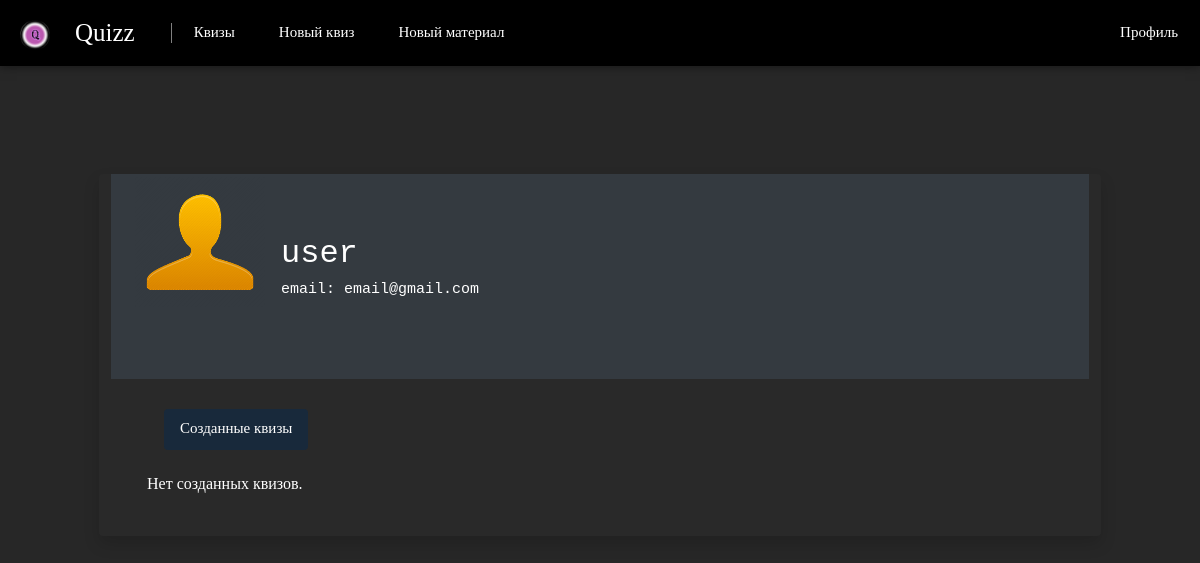
Screenshot of /users/1/ (signed in) with the database file from the repository.
### users/models.py (models this page shows)
class User(AbstractUser):
    photo = models.ImageField(upload_to="users/%Y/%m/%d/", default="users/default.png", blank=True, null=True, verbose_name="Фотография")
    date_birth = models.DateTimeField(blank=True, null=True, verbose_name="Дата рождения")
    completed_quizes = JSONField(null=True, default=[], verbose_name="completed_quizes")
    created_quizes = models.TextField(null=True, default=[], verbose_name="created_quizes")
    email_activated = models.BooleanField(default=False)
    confirm_key = models.TextField(default="")

### users/views.py (the view)
# urls.py: path('<int:user_id>/', views.user_page, name='user'),
def user_page(request, user_id):
    print(user_id)
    user = get_object_or_404(User, id=user_id)
    print(user)
    created_quizes = eval(str(user.created_quizes))
    context = {'user': request.user, "user_page": user, 'created_quizes': created_quizes}
    return render(request, 'users/user.html', context=context)

### users/templates/users/user.html (shortened to what this page needs)
{% extends 'quizzes/base.html' %}
{% block content %}
    {% load static %}
    <div class="container" style="padding: 5%;">
        <div class="row py-5 px-4">
            <div class="shadow rounded overflow-hidden" style="background-color: #292929;">
                <div class="px-4 pt-0 pb-4 bg-dark">
                    <div class="media align-items-end profile-header">
                        <div class="profile mr-3">
                            <div class="profile-container">
                                <div class="profile" id="profile">
                                    {% if user_page.photo %}
                                        <img src="{{ user.photo.url }}" alt="User Photo" style="margin-top: 3%;" width="130" class="profile-img" id="profile-img">
                                    {% else %}
                                        <img src="{% static 'users/default.png' %}" alt="..." width="130" class="rounded mb-2 img-thumbnail">
                                    {% endif %}
                                </div>
                            </div>
                                <br>
                                <br>
                                <br>
                            </div>
                            <div class="media-body mb-5 text-white">
                                <h4 class="text-break fs-2 font-monospace">{{ user_page.username }}</h4>
                                {% if user_page.email %}
                                    <h4 class="text-break font-monospace" style="font-size: 15px;">email:
                                        {{ user_page.email }}</h4>
                                {% else %}
                                    <h4 class="text-break font-monospace" style="font-size: 15px;">email: -</h4>
                                {% endif %}
                            </div>
                        </div>
                    </div>
                    <div class="py-4 px-4">
                        <div class="page-content page-container" id="page-content">
                            <div class="row container d-flex">
                                <div class="col">
                                    <div class="mb-3">
                                        <ul class="nav nav-pills" id="myTab" role="tablist">
                                            <li class="nav-item">
                                                <a class="nav-link active" id="home-tab" data-toggle="tab" href="#created" role="tab" aria-controls="home" aria-selected="true">Созданные квизы</a>
                                            </li>
                                        </ul>
                                    </div>
                                    <div class="tab-content">
                                        <div class="tab-pane fade show active" id="created" role="tabpanel" aria-labelledby="home-tab">
                                            <div class="row">
                                                {% if created_quizes %}
                                                    <div class="container mt-4"></div>
                                                    <div class="row g-4">
                                                        {% for quiz in created_quizes %}
                                                            <div class="col md-4">
                                                                <a class="card" style="text-decoration: none; " href="{% url 'quiz:single_quiz' quiz.id %}">
                                                                    <div class="card-body">
                                                                        <h1 class="card-title" style="font-size: 30px; text-decoration: none !important;">{{ quiz.quiz_title }}</h3>
                                                                            <h4 class="card-subtitle mb-2" style="font-size: 15px;text-decoration: none !important;">Тема: {{ quiz.topic }}</h4>
                                                                    </div>
                                                                </a>
                                                            </div>
                                                        {% endfor %}
                                                    </div>
                                                {% else %}
                                                    <p>Нет созданных квизов.</p>
                                                {% endif %}
                                            </div>
                                        </div>
                                    </div>
                                </div>
                            </div>
                        </div>
                    </div>
                </div>
            </div>
        </div>
{% endblock %}

### quizzes/templates/quizzes/base.html (style rules this page uses)
h1, h2, h3, h4, h5, h6, p, span { color: white; text-decoration: none; font-family: "Comic Sans MS"; !important }
body { background-color: #272727; }
li { list-style: none; }
.nav-item { padding: 6px 14px; text-align: center; }
.nav-link { padding-bottom: 10px; font-size: 15px; font-weight: 5px; }
img { pointer-events: none; }

### users/templates/users/user.html (style rules this page uses)
body { font-family: "Comic Sans MS"; !important background-color: #272727; text-decoration: none; }
.container { color: whitesmoke; font-size: 16px; font-family: 'Lato'; }
.nav-pills .nav-link.active, .nav-pills .show > .nav-link { background-color: #18293b; font-family: "Comic Sans MS"; !important }
.nav-link, .nav-link:hover, .nav-link:checked { background-color: #3f5061; color: white; font-family: "Comic Sans MS"; !important }
.profile-container { position: relative; display: inline-block; }

### rows the page displays
User: photo (placeholder picture)
User: username "user", email "email@gmail.com"
